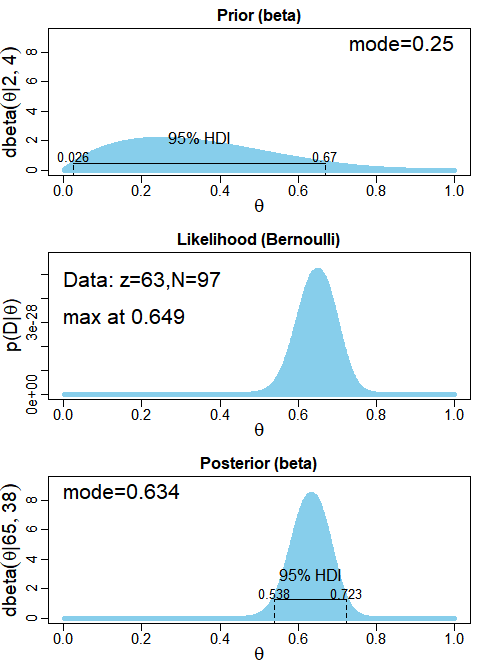

Recreate this plot in R.
source("C:/Users/Rama/AppData/Local/Temp/DBDA2Eprograms/DBDA2E-utilities.R")  # Load definitions of graphics functions etc.
source("C:/Users/Rama/AppData/Local/Temp/DBDA2Eprograms/BernBeta.R")          # Load the definition of the BernBeta function

heads = 63
tails = 97 - 63

a = 2
b = 4
shape = c(a,b)

theta = seq(from=0, to=1, by=0.01)

Data = c(rep(0,tails), rep(1, heads))

openGraph(width=5,height=7)
posterior = BernBeta( priorBetaAB=shape, Data=Data , plotType="Bars" , 
                      showCentTend="Mode" , showHDI=TRUE , showpD=FALSE )
saveGraph(file="BernBetaExample",type="png")
